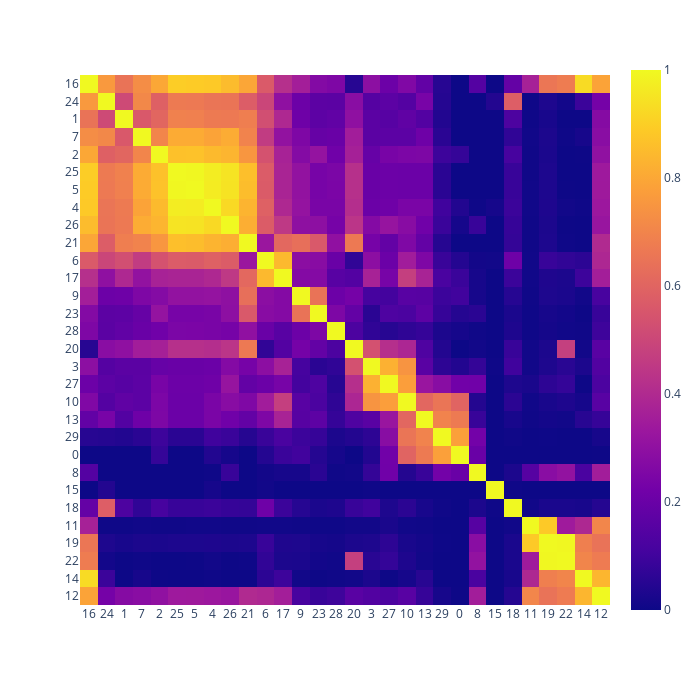

The code cell stored with this chart in its notebook:
### Markdown cell above
Plot Similarity matrix

### Code cell
import numpy as np
import plotly.express as px
from scipy.spatial.distance import pdist, squareform
from scipy.cluster.hierarchy import linkage, optimal_leaf_ordering
from scipy.cluster import hierarchy
import copy
# Assume 'similarity_array' is your pairwise similarity array
similarity_array = copy.deepcopy(pipeline.similarity_array)
# Compute the distances for hierarchical clustering
#distances = msfeast._convert_similarity_to_distance(similarity_array)

linkage_matrix = hierarchy.ward(similarity_array) # hierarchical clustering using ward linkage
ordered_index = hierarchy.leaves_list(
    hierarchy.optimal_leaf_ordering(linkage_matrix, similarity_array)
)
ordered_similarity_array = similarity_array[ordered_index,:][:,ordered_index]
ordered_index = np.array(ordered_index, dtype=str)
# Draw the heatmap
fig = px.imshow(ordered_similarity_array)
fig.update_layout(
  width=700,height=700,
  xaxis = dict(tickmode = 'array', tickvals = np.arange(0, ordered_similarity_array.shape[0]), ticktext = ordered_index,),
  yaxis = dict(tickmode = 'array',  tickvals = np.arange(0, ordered_similarity_array.shape[0]), ticktext = ordered_index),
)

### Figure 1 — Plotly figure (JSON) as saved in the notebook; plotly's stock layout.template omitted (floating-point values rounded to 4 significant figures; data arrays with more than 128 entries replaced by an {"elided": "..."} marker saying what was removed)
{"data": [{"coloraxis": "coloraxis", "hovertemplate": "x: %{x}<br>y: %{y}<br>color: %{z}<extra></extra>", "name": "0", "type": "heatmap", "xaxis": "x", "yaxis": "y", "z": {"elided": "30x30 float values"}}], "layout": {"coloraxis": {"colorscale": [[0, "#0d0887"], [0.1111, "#46039f"], [0.2222, "#7201a8"], [0.3333, "#9c179e"], [0.4444, "#bd3786"], [0.5556, "#d8576b"], [0.6667, "#ed7953"], [0.7778, "#fb9f3a"], [0.8889, "#fdca26"], [1, "#f0f921"]]}, "height": 700, "margin": {"t": 60}, "width": 700, "xaxis": {"anchor": "y", "constrain": "domain", "domain": [0, 1], "scaleanchor": "y", "tickmode": "array", "ticktext": ["16", "24", "1", "7", "2", "25", "5", "4", "26", "21", "6", "17", "9", "23", "28", "20", "3", "27", "10", "13", "29", "0", "8", "15", "18", "11", "19", "22", "14", "12"], "tickvals": [0, 1, 2, 3, 4, 5, 6, 7, 8, 9, 10, 11, 12, 13, 14, 15, 16, 17, 18, 19, 20, 21, 22, 23, 24, 25, 26, 27, 28, 29]}, "yaxis": {"anchor": "x", "autorange": "reversed", "constrain": "domain", "domain": [0, 1], "tickmode": "array", "ticktext": ["16", "24", "1", "7", "2", "25", "5", "4", "26", "21", "6", "17", "9", "23", "28", "20", "3", "27", "10", "13", "29", "0", "8", "15", "18", "11", "19", "22", "14", "12"], "tickvals": [0, 1, 2, 3, 4, 5, 6, 7, 8, 9, 10, 11, 12, 13, 14, 15, 16, 17, 18, 19, 20, 21, 22, 23, 24, 25, 26, 27, 28, 29]}}}
